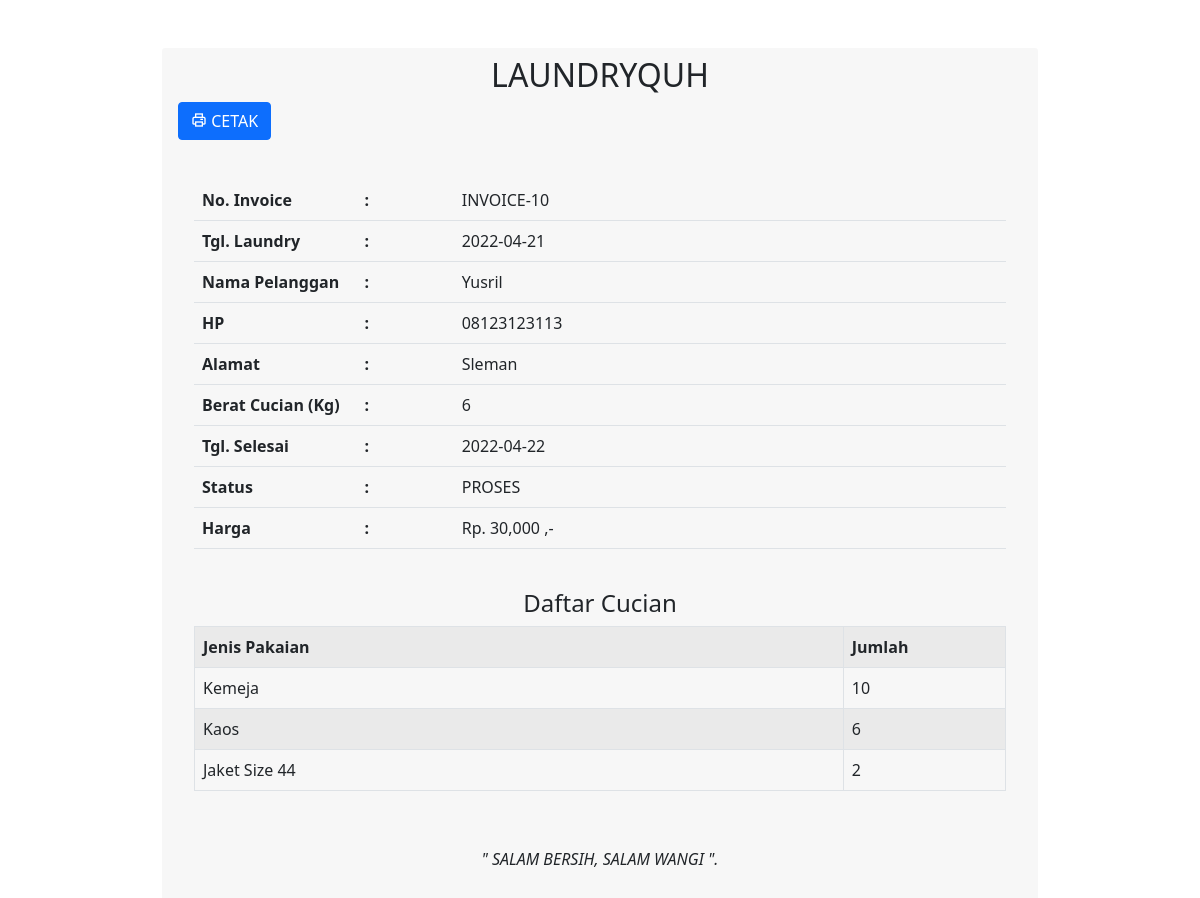
Page /transaksi_invoice.php?id=10 (signed in) on the committed database.
### tables this page shows
CREATE TABLE `transaksi` (
  `transaksi_id` int(11) NOT NULL,
  `transaksi_tgl` date NOT NULL,
  `transaksi_pelanggan` int(11) NOT NULL,
  `transaksi_harga` int(11) NOT NULL,
  `transaksi_berat` int(11) NOT NULL,
  `transaksi_tgl_selesai` date NOT NULL,
  `transaksi_status` int(11) NOT NULL
);

CREATE TABLE `pelanggan` (
  `pelanggan_id` int(11) NOT NULL,
  `pelanggan_nama` varchar(255) NOT NULL,
  `pelanggan_hp` varchar(20) NOT NULL,
  `pelanggan_alamat` text NOT NULL
);

CREATE TABLE `pakaian` (
  `pakaian_id` int(11) NOT NULL,
  `pakaian_transaksi` int(11) NOT NULL,
  `pakaian_jenis` varchar(255) NOT NULL,
  `pakaian_jumlah` int(11) NOT NULL
);

### transaksi_invoice.php (the view, shortened to what this page needs)
<!DOCTYPE html>
<html>
<head>
    <link href="https://cdn.jsdelivr.net/npm/bootstrap@5.0.2/dist/css/bootstrap.min.css" rel="stylesheet">
    <link href='https://unpkg.com/boxicons@2.1.2/css/boxicons.min.css' rel='stylesheet'>
</head>
<body>
    <?php
        require_once "functions/db.php"
    ?>
    <br><br>
    <div class="container col-md-9">
            <?php
            $id = $_GET['id'];
            $transaksi = mysqli_query($konek,"select * from transaksi,pelanggan where transaksi_id='$id' and transaksi_pelanggan=pelanggan_id");
            while($t=mysqli_fetch_array($transaksi)){
                ?>
                <div class="card-header">
                <center><h2>LAUNDRYQUH</h2></center>
                <a href="transaksi_invoice_cetak.php?id=<?php echo $id; ?>" target="_blank" class="btn btn-primary pull-right"><i class='bx bx-printer'> </i> CETAK</a>
                <br/>
                <br/>
                <div class="card-body">
                <table class="table">
                    <tr>
                        <th width="20%">No. Invoice</th>
                        <th>:</th>
                        <td>INVOICE-<?php echo $t['transaksi_id']; ?></td>
                    </tr>
                    <tr>
                        <th width="20%">Tgl. Laundry</th>
                        <th>:</th>
                        <td><?php echo $t['transaksi_tgl']; ?></td>
                    </tr>
                    <tr>
                        <th>Nama Pelanggan</th>
                        <th>:</th>
                        <td><?php echo $t['pelanggan_nama']; ?></td>
                    </tr>
                    <tr>
                        <th>HP</th>
                        <th>:</th>
                        <td><?php echo $t['pelanggan_hp']; ?></td>
                    </tr>
                    <tr>
                        <th>Alamat</th>
                        <th>:</th>
                        <td><?php echo $t['pelanggan_alamat']; ?></td>
                    </tr>
                    <tr>
                        <th>Berat Cucian (Kg)</th>
                        <th>:</th>
                        <td><?php echo $t['transaksi_berat']; ?></td>
                    </tr>
                    <tr>
                        <th>Tgl. Selesai</th>
                        <th>:</th>
                        <td><?php echo $t['transaksi_tgl_selesai']; ?></td>
                    </tr>
                    <tr>
                        <th>Status</th>
                        <th>:</th>
                        <td>
                            <?php
                            if($t['transaksi_status']=="0"){
                                echo "<div class='label label-warning'>PROSES</div>";
                            }else if($t['transaksi_status']=="1"){
                                echo "<div class='label label-info'>DI CUCI</div>";
                            }else if($t['transaksi_status']=="2"){
                                echo "<div class='label label-success'>SELESAI</div>";
                            }
                            ?>
                        </td>
                    </tr>
                    <tr>
                        <th>Harga</th>
                        <th>:</th>
                        <td><?php echo "Rp. ".number_format($t['transaksi_harga'])." ,-"; ?></td>
                    </tr>
                </table>
                <br/>
                <h4 class="text-center">Daftar Cucian</h4>
                <table class="table table-bordered table-striped">
                    <tr>
                        <th>Jenis Pakaian</th>
                        <th width="20%">Jumlah</th>
                    </tr>
                    <?php
                    $id = $t['transaksi_id'];
                    $pakaian = mysqli_query($konek,"select * from pakaian where pakaian_transaksi='$id'");
                    while($p=mysqli_fetch_array($pakaian)){
                        ?>
                        <tr>
                            <td><?php echo $p['pakaian_jenis']; ?></td>
                            <td width="5%"><?php echo $p['pakaian_jumlah']; ?></td>
                        </tr>
                        <?php } ?>
                    </table>
                    <br/>
                    <p><center><i>" SALAM BERSIH, SALAM WANGI ".</i></center></p>
                    <?php
                }
                ?>
            </div>
            </div>
        </div>
        <br>
        <br>
    </body>
    </html>

### transaksi_invoice.php (style rules this page uses)
.container { position: relative; display: flex; flex-direction: column; }
.container .card-body { box-shadow: -30px 30px 20px rgb(0,0,0,0); }

### rows in the picture
transaksi: transaksi_id "10", transaksi_tgl "2022-04-21", pelanggan.pelanggan_nama "Yusril", pelanggan.pelanggan_hp "08123123113", pelanggan.pelanggan_alamat "Sleman", transaksi_berat "6", transaksi_tgl_selesai "2022-04-22", transaksi_status "PROSES", transaksi_harga "30,000"
pakaian: pakaian_jenis "Kemeja", pakaian_jumlah "10"
pakaian: pakaian_jenis "Kaos", pakaian_jumlah "6"
pakaian: pakaian_jenis "Jaket Size 44", pakaian_jumlah "2"
